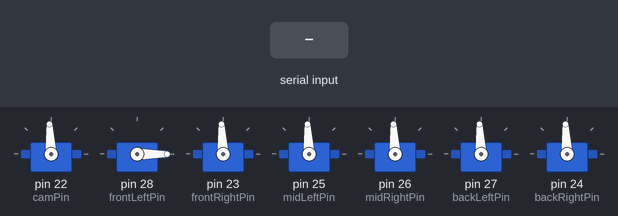
A sketch run on a simulated Arduino Mega 2560, built with avr-gcc and run on an emulated ATmega2560. Parts: 7 × servo. The inputs (shaded band) are chosen by the test bench.

Above: at 6.2 s.
6.3 s: "1\n" received over Serial
At 8.7 s:
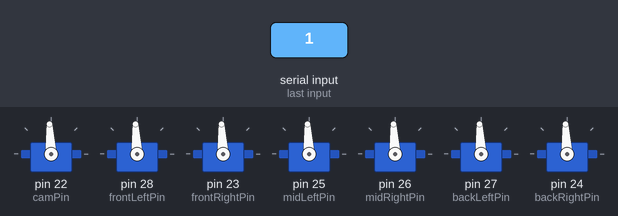
Timing chart, 0 to 10.2 s (numbered marks = the images above; inputs shaded):
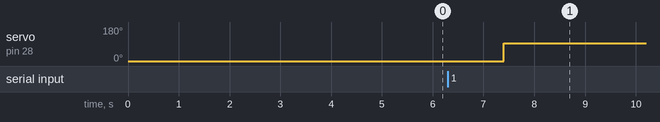

Measured:
- after the input at 6.3 s, servo on pin 28 (frontLeftPin): 0° → 93° after 1.1 s

The sketch:

ROVcontrol.ino
```cpp
#include <ArduinoJson.h> //Load Json Library
#include <Servo.h>

byte camPin = 22;
Servo camServo;
byte frontLeftPin = 28;
Servo frontLeftMotor;
byte frontRightPin = 23;
Servo frontRightMotor;
byte midLeftPin = 25;
Servo midLeftMotor;
byte midRightPin = 26;
Servo midRightMotor;
byte backLeftPin = 27;
Servo backLeftMotor;
byte backRightPin = 24;
Servo backRightMotor;
int signal = 1500;

void setup() {
  camServo.attach(camPin);
  camServo.writeMicroseconds(signal);
  frontLeftMotor.attach(frontLeftPin);
  frontLeftMotor.writeMicroseconds(midLeftPin);
  frontRightMotor.attach(frontRightPin);
  frontRightMotor.writeMicroseconds(signal);
  midLeftMotor.attach(midLeftPin);
  midLeftMotor.writeMicroseconds(signal);
  midRightMotor.attach(midRightPin);
  midRightMotor.writeMicroseconds(signal);
  backLeftMotor.attach(backLeftPin);
  backLeftMotor.writeMicroseconds(signal);
  backRightMotor.attach(backRightPin);
  backRightMotor.writeMicroseconds(signal);
  delay(5000);
  Serial.begin(9600);
}

//void test(){
 // camServo.writeMicroseconds(1100);
 // delay(300);
 // camServo.writeMicroseconds(1200);
 // delay(300);
 // camServo.writeMicroseconds(1300);
//}

int thrustClamp (int thrust){
  if (thrust > 1900) {
    thrust = 1900;
  } else if (thrust < 1100) {
    thrust = 1100;
  }
  return thrust;
}


int thrust2send (float thrust){
  float normThrust = thrust + 1;
  if (normThrust < 1) {
    return (normThrust)*400+(1100-50);
  } else if (normThrust > 1) {
    return (normThrust)*400+(1100+50);
  } else {
  return (thrust + 1)*400+1100;
  }
}

void loop() {
 String thruster;
  while (!Serial.available()){
   //Serial.print("No data");
   digitalWrite(13,HIGH);
   delay(100);
   digitalWrite(13,LOW);
   delay(100);
  }
  if(Serial.available()) {
      thruster=Serial.readStringUntil( '\x7D' );//Read data from Arduino until};

    StaticJsonDocument<1000> json_doc; //the StaticJsonDocument we write to
    deserializeJson(json_doc,thruster);

     float camAngle = json_doc["camAngle"];
     float frontLeft = json_doc["frontLeft"];
     float frontRight = json_doc["frontRight"];
     float midLeft = json_doc["midLeft"];
     float midRight = json_doc["midRight"];
     float backLeft = json_doc["backLeft"];
     float backRight = json_doc["backRight"];

     camServo.writeMicroseconds(thrust2send(camAngle));
     frontLeftMotor.writeMicroseconds(thrustClamp(thrust2send(frontLeft)));
     frontRightMotor.writeMicroseconds(thrustClamp(thrust2send(frontRight)));
     midLeftMotor.writeMicroseconds(thrustClamp(thrust2send(midLeft)));
     midRightMotor.writeMicroseconds(thrustClamp(thrust2send(midRight)));
     backLeftMotor.writeMicroseconds(thrustClamp(thrust2send(backLeft)));
     backRightMotor.writeMicroseconds(thrustClamp(thrust2send(backRight)));

     delay(10);

  }

 }
```
